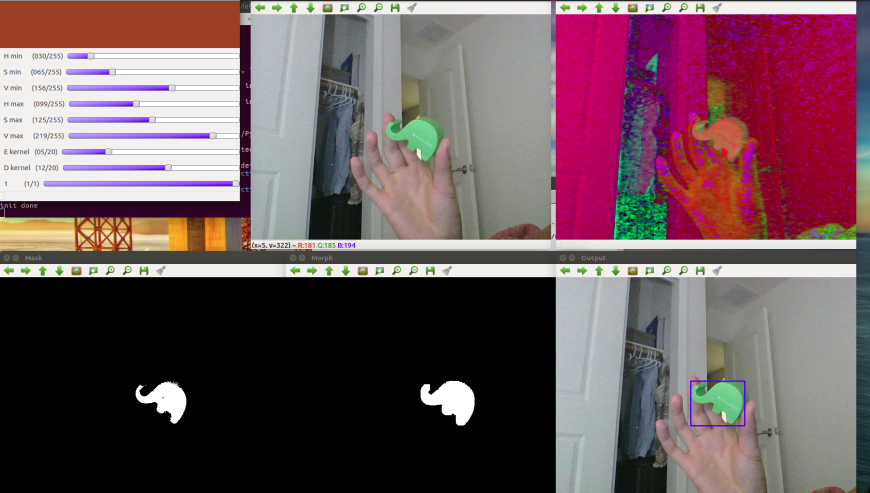
#> input picture ColorDetection/green_elephant.png, 1740 x 985 px, given in place of the camera (shown at 1/2 size)
$ python detect_colored_object.py   (older library calls are emulated)
#> lines starting #> are read from the running program, lines starting #| are printed output that depends on the picture; after the words box and inside, x2 and y2 are one past the last pixel; in counts of white or black regions, pixels touching at a corner belong together
# import libraries
import cv2
import numpy as np

# define empty method for trackbar
def nothing(x):
    pass

# capture video
cap = cv2.VideoCapture(0)

# set up trackbar
trackbar = np.zeros((200,560,3), np.uint8)
cv2.namedWindow('Parameter')
cv2.createTrackbar('Hue min','Parameter',0,255,nothing)
cv2.createTrackbar('Sat min','Parameter',0,255,nothing)
cv2.createTrackbar('Val min','Parameter',0,255,nothing)
cv2.createTrackbar('Hue max','Parameter',0,255,nothing)
cv2.createTrackbar('Sat max','Parameter',0,255,nothing)
cv2.createTrackbar('Val max','Parameter',0,255,nothing)
cv2.createTrackbar('Erode kernel size','Parameter',0,20,nothing)
cv2.createTrackbar('Dilate kernel size','Parameter',0,20,nothing)
switch = '1'
cv2.createTrackbar(switch, 'Parameter',0,1,nothing)

while(True):

    # capture current image
    ret, frame = cap.read()
#> frame is the input picture: shape (985, 1740, 3); mean B, G, R 94.2, 88.2, 111.3
    hsv = cv2.cvtColor(frame, cv2.COLOR_BGR2HSV)
#> hsv: shape (985, 1740, 3); mean H, S, V 52.5, 62, 116.6

    # read parameters
    h_min = cv2.getTrackbarPos('Hue min','Parameter')
    s_min = cv2.getTrackbarPos('Sat min','Parameter')
    v_min = cv2.getTrackbarPos('Val min','Parameter')
    h_max = cv2.getTrackbarPos('Hue max','Parameter')
    s_max = cv2.getTrackbarPos('Sat max','Parameter')
    v_max = cv2.getTrackbarPos('Val max','Parameter')
    swi = cv2.getTrackbarPos(switch,'Parameter')
    erode_kernel_size =  cv2.getTrackbarPos('Erode kernel size','Parameter')
    erode_kernel = np.ones((erode_kernel_size,erode_kernel_size),np.uint8)
    #erode_kernel = np.ones((5,5),np.uint8)
    dilate_kernel_size =  cv2.getTrackbarPos('Dilate kernel size','Parameter')
    dilate_kernel = np.ones((dilate_kernel_size,dilate_kernel_size),np.uint8)
    #dilate_kernel = np.ones((13,13),np.uint8)
    if swi == 0:
        trackbar[:] = 0
    else:
        trackbar[:] = (np.array([h_min,s_min,v_min])+np.array([h_max,s_max,v_max]))/2
        trackbar = cv2.cvtColor(trackbar, cv2.COLOR_HSV2BGR)

    # filter color
    lower_color = np.array([h_min,s_min,v_min])
    #lower_color = np.array([30,65,160])
    upper_color = np.array([h_max,s_max,v_max])
    #upper_color = np.array([100,125,220])
    bin_color_img = cv2.inRange(hsv, lower_color, upper_color)
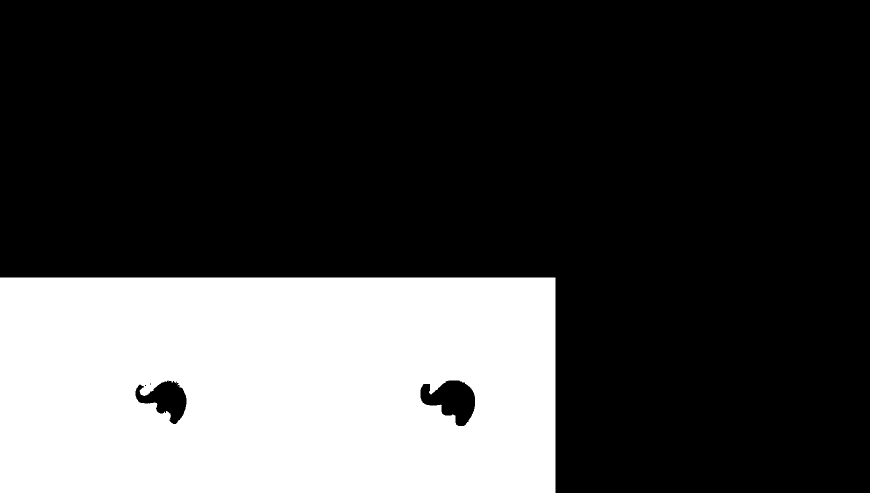
#> bin_color_img: shape (985, 1740) (shown at 1/2 size); 27.2% white; 2 white regions (1 under 20 px), largest, box (x1, y1, x2, y2) and area: (0, 555, 1111, 985) 466902
    #filtered = cv2.bitwise_and(frame,frame, mask= bin_color_img)

    # erode image
    bin_erode_img = cv2.erode(bin_color_img,erode_kernel)
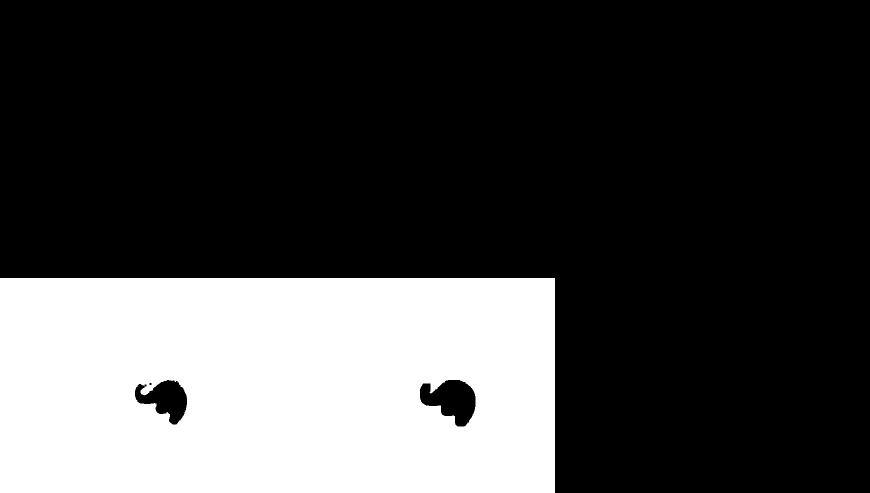
#> bin_erode_img: shape (985, 1740) (shown at 1/2 size); 27.1% white; 1 white region, box (x1, y1, x2, y2) and area: (0, 556, 1110, 985) 464378

    # dilate image
    bin_dilate_img = cv2.dilate(bin_erode_img,dilate_kernel)
#> bin_dilate_img: shape (985, 1740); 27.2% white; 1 white region, box (x1, y1, x2, y2) and area: (0, 555, 1111, 985) 466864

    # find contours
    contour_image, contours, hierarchy = cv2.findContours(bin_dilate_img, cv2.RETR_EXTERNAL,cv2.CHAIN_APPROX_SIMPLE)
#> contours = [[[0, 555], [0, 984], [1110, 984], [1110, 555]]]

    # fit bounding box
    try: hierarchy = hierarchy[0]
    except: hierarchy = []

    height, width = bin_dilate_img.shape
#> height = 985; width = 1740
    min_x, min_y = width, height
#> min_x = 1740; min_y = 985
    max_x = max_y = 0

    output_img = frame.copy()
    for contour, hier in zip(contours, hierarchy):
        (x,y,w,h) = cv2.boundingRect(contour)
        #print(x,y,w,h)
        min_x, max_x = min(x, min_x), max(x+w, max_x)
        min_y, max_y = min(y, min_y), max(y+h, max_y)
        if w > 80 and h > 80:
            cv2.rectangle(output_img, (x,y), (x+w,y+h), (255, 0, 0), 2)
#> this loop made 1 pass
#> (contour, hier, x, y, w, h, min_x, max_x) on pass 1: ([[0, 555], [0, 984], [1110, 984], [1110, 555]], [-1, -1, -1, -1], 0, 555, 1111, 430, 0, 1111)
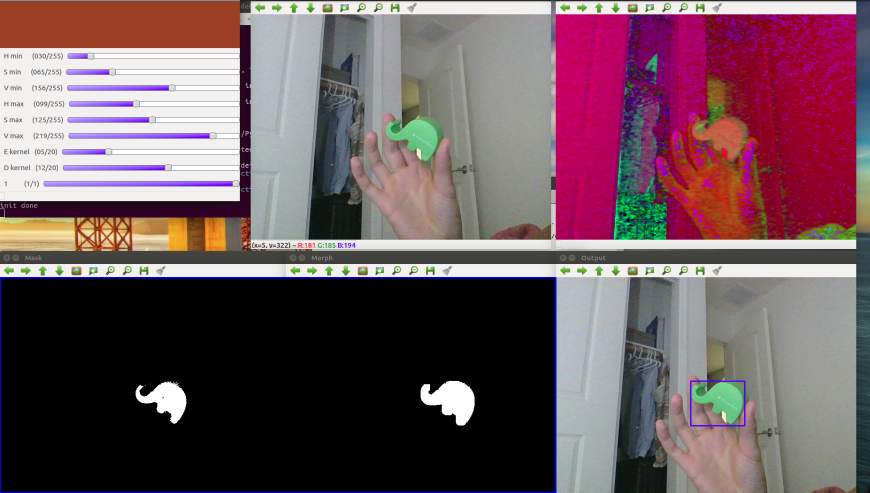
#> output_img: shape (985, 1740, 3) (shown at 1/2 size); 0.38% of pixels changed, all inside (x1, y1, x2, y2) = (0, 554, 1113, 985)

    if max_x - min_x > 0 and max_y - min_y > 0:
        cv2.rectangle(output_img, (min_x, min_y), (max_x, max_y), (255, 0, 0), 2)

    # display steps
    cv2.imshow('Parameter',trackbar)
    cv2.moveWindow('Parameter',20,0)
    cv2.imshow('Input',frame)
    cv2.moveWindow('Input',620,0)
    cv2.imshow('HSV',hsv)
    cv2.moveWindow('HSV',1250,0)
    cv2.imshow('Mask',bin_color_img)
    cv2.moveWindow('Mask',0,560)
    #cv2.imshow('erode',ero)
    #cv2.moveWindow('erode',0,600)
    cv2.imshow('Morph',bin_dilate_img)
    cv2.moveWindow('Morph',675,560)
    cv2.imshow('Output',output_img)
    cv2.moveWindow('Output',1250,560)

    if cv2.waitKey(1) & 0xFF == ord('q'):
#> (key q is pressed here)
        break

# release stream
cap.release()
cv2.destroyAllWindows()
